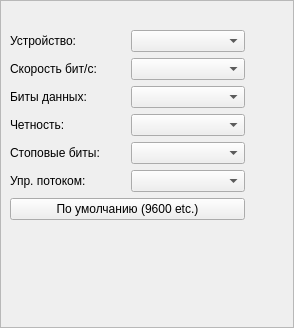
<?xml version="1.0" encoding="UTF-8"?>
<ui version="4.0">
 <class>SerialBox</class>
 <widget class="QFrame" name="SerialBox">
  <property name="geometry">
   <rect>
    <x>0</x>
    <y>0</y>
    <width>294</width>
    <height>328</height>
   </rect>
  </property>
  <layout class="QHBoxLayout" name="horizontalLayout">
   <property name="leftMargin">
    <number>0</number>
   </property>
   <property name="topMargin">
    <number>0</number>
   </property>
   <property name="rightMargin">
    <number>0</number>
   </property>
   <property name="bottomMargin">
    <number>0</number>
   </property>
   <item>
    <widget class="QFrame" name="frame">
     <property name="frameShape">
      <enum>QFrame::StyledPanel</enum>
     </property>
     <property name="frameShadow">
      <enum>QFrame::Raised</enum>
     </property>
     <layout class="QVBoxLayout" name="verticalLayout_2">
      <item>
       <widget class="QLabel" name="captionBox">
        <property name="font">
         <font>
          <weight>75</weight>
          <bold>true</bold>
         </font>
        </property>
        <property name="alignment">
         <set>Qt::AlignCenter</set>
        </property>
       </widget>
      </item>
      <item>
       <layout class="QHBoxLayout" name="horizontalLayout_2">
        <item>
         <layout class="QVBoxLayout" name="verticalLayout">
          <item>
           <layout class="QGridLayout" name="gridLayout">
            <item row="5" column="0">
             <widget class="QLabel" name="label_5">
              <property name="text">
               <string>Упр. потоком:</string>
              </property>
             </widget>
            </item>
            <item row="3" column="0">
             <widget class="QLabel" name="label_4">
              <property name="text">
               <string>Четность:</string>
              </property>
             </widget>
            </item>
            <item row="0" column="0">
             <widget class="QLabel" name="label">
              <property name="text">
               <string>Устройство:</string>
              </property>
             </widget>
            </item>
            <item row="4" column="0">
             <widget class="QLabel" name="label_6">
              <property name="text">
               <string>Стоповые биты:</string>
              </property>
             </widget>
            </item>
            <item row="1" column="1">
             <widget class="QComboBox" name="BaudBox"/>
            </item>
            <item row="1" column="0">
             <widget class="QLabel" name="label_2">
              <property name="text">
               <string>Скорость бит/с:</string>
              </property>
             </widget>
            </item>
            <item row="5" column="1">
             <widget class="QComboBox" name="FlowBox"/>
            </item>
            <item row="0" column="1">
             <widget class="QComboBox" name="PortBox"/>
            </item>
            <item row="3" column="1">
             <widget class="QComboBox" name="ParityBox"/>
            </item>
            <item row="4" column="1">
             <widget class="QComboBox" name="StopBitsBox"/>
            </item>
            <item row="2" column="1">
             <widget class="QComboBox" name="DataBitsBox"/>
            </item>
            <item row="2" column="0">
             <widget class="QLabel" name="label_3">
              <property name="text">
               <string>Биты данных:</string>
              </property>
             </widget>
            </item>
           </layout>
          </item>
          <item>
           <widget class="QPushButton" name="btn_default">
            <property name="text">
             <string>По умолчанию (9600 etc.)</string>
            </property>
           </widget>
          </item>
          <item>
           <layout class="QVBoxLayout" name="buttons_layout"/>
          </item>
          <item>
           <layout class="QVBoxLayout" name="layout_SEND"/>
          </item>
          <item>
           <layout class="QHBoxLayout" name="layout_status"/>
          </item>
          <item>
           <layout class="QVBoxLayout" name="layout_bottom_LOG"/>
          </item>
          <item>
           <spacer name="verticalSpacer">
            <property name="orientation">
             <enum>Qt::Vertical</enum>
            </property>
            <property name="sizeHint" stdset="0">
             <size>
              <width>20</width>
              <height>40</height>
             </size>
            </property>
           </spacer>
          </item>
         </layout>
        </item>
        <item>
         <layout class="QVBoxLayout" name="layout_power">
          <item>
           <widget class="QPushButton" name="btn_power">
            <property name="minimumSize">
             <size>
              <width>33</width>
              <height>70</height>
             </size>
            </property>
            <property name="maximumSize">
             <size>
              <width>33</width>
              <height>70</height>
             </size>
            </property>
            <property name="styleSheet">
             <string notr="true">QPushButton#btn_power {
	image: url(:/power_knock/image/black/off.png);
	border-style: inset;
}
QPushButton#btn_power:checked {
	image: url(:/power_knock/image/green/on.png);
	border-style: inset;
}</string>
            </property>
            <property name="checkable">
             <bool>true</bool>
            </property>
           </widget>
          </item>
          <item>
           <spacer name="verticalSpacer_2">
            <property name="orientation">
             <enum>Qt::Vertical</enum>
            </property>
            <property name="sizeHint" stdset="0">
             <size>
              <width>20</width>
              <height>40</height>
             </size>
            </property>
           </spacer>
          </item>
         </layout>
        </item>
        <item>
         <layout class="QVBoxLayout" name="layout_right_LOG"/>
        </item>
       </layout>
      </item>
     </layout>
    </widget>
   </item>
  </layout>
 </widget>
 <tabstops>
  <tabstop>PortBox</tabstop>
  <tabstop>BaudBox</tabstop>
  <tabstop>DataBitsBox</tabstop>
  <tabstop>ParityBox</tabstop>
  <tabstop>StopBitsBox</tabstop>
  <tabstop>FlowBox</tabstop>
  <tabstop>btn_default</tabstop>
  <tabstop>btn_power</tabstop>
 </tabstops>
 <resources/>
 <connections/>
</ui>
